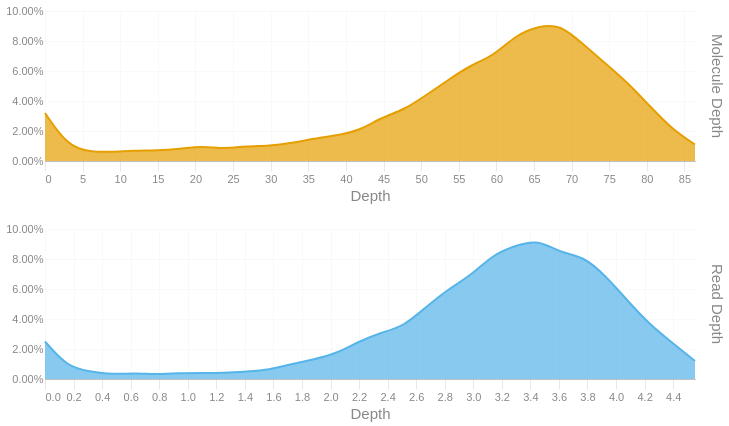

Notebook cell for this chart:
### Code cell
readdep = depth_hist(tb['Read Depth'], q99, 3)
readdep = readdep.with_columns(pl.lit('Read Depth').alias('Metric'))
if not SKIPLR:
    moldep = depth_hist(tb['Molecule Depth'], mol_q99, 1)
    moldep = moldep.with_columns(pl.lit('Molecule Depth').alias('Metric'))
    _hist = pl.concat([readdep, moldep])
    _hist = _hist.filter(pl.col('Proportion') != 0)
    with SafeRender(_hist):
        (
            alt.Chart(_hist)        
            .mark_area(interpolate = "basis")
            .encode(
                x=alt.X('Bin:Q').scale(domainMin=0).axis(alt.Axis(title='Depth')),
                y = alt.Y('Proportion:Q', title = None).axis(format = '.2%'),
                color = alt.Color('Metric:N').legend(None),
                row = alt.Row("Metric:N").header(title = None, labelOrient = 'right'),
                tooltip = [
                    alt.Tooltip("Metric:N", title = "Metric"),
                    alt.Tooltip('Interval:N', title = "Depth Interval"),
                    alt.Tooltip('Proportion:Q', title = "% Alignments").format('.2%')
                ]
            )
            .resolve_scale(x='independent', y='independent')
            .properties(
                height = 150, width = 650,
                usermeta={'embedOptions': {'downloadFileName': f'{samplename}.depth.hist'}}
            )
        ).display()
else:
    readdep = readdep.filter(pl.col('Proportion') != 0)
    with SafeRender(readdep):
        (
            alt.Chart(readdep)        
            .mark_area(interpolate = "basis")
            .encode(
                x=alt.X('Bin:Q').scale(domainMin=0).axis(alt.Axis(title='Depth')),
                y = alt.Y('Proportion:Q', title = None).axis(format = '.2%'),
                tooltip = [
                    alt.Tooltip('Interval:N', title = "Depth Interval"),
                    alt.Tooltip('Proportion:Q', title = "% Alignments").format('.2%')
                ]
            )
            .properties(
                usermeta={'embedOptions': {'downloadFileName': f'{samplename}.depth.hist'}}
            )
        ).display()

### Figure 1 — Vega-Lite specification as saved in the notebook (floating-point values rounded to 4 significant figures)
{"width": 650, "height": 150, "config": {"title": {"anchor": "start", "dy": -15, "fontSize": 18, "color": "#888888", "subtitleColor": "#888888", "subtitleFontSize": 14}, "arc": {"fill": "#0072B2"}, "axis": {"domainColor": "#888888", "domainWidth": 0.5, "gridWidth": 0.2, "grid": false, "titleFontWeight": 400, "titleFontSize": 15, "labelFontSize": 11, "labelColor": "#888888", "tickColor": "#888888", "tickWidth": 0.2, "titleColor": "#888888"}, "axisBand": {"grid": false}, "axisX": {"grid": true, "tickSize": 10, "domainCap": "round"}, "axisY": {"domain": false, "grid": true, "tickSize": 0, "domainCap": "round"}, "background": "transparent", "header": {"labelFontSize": 15, "labelColor": "#888888", "titleFontSize": 15, "titleFontWeight": 600, "titleColor": "#888888"}, "legend": {"labelFont": "sans-serif", "labelFontSize": 12, "labelColor": "#888888", "symbolSize": 100, "symbolType": "circle", "titleFontSize": 12, "titlePadding": 10, "titleColor": "#888888", "title": null}, "range": {"category": ["#E69F00", "#56B4E9", "#009E73", "#F0E442", "#0072B2", "#D55E00", "#CC79A7", "#000000"], "diverging": ["#cfe8f3", "#a2d4ec", "#73bfe2", "#46abdb", "#1696d2", "#12719e"]}, "area": {"fill": "#0072B2", "fillOpacity": 0.7, "line": true, "strokeOpacity": 0.7}, "line": {"color": "#0072B2", "stroke": "#0072B2", "strokeWidth": 2}, "trail": {"color": "#0072B2", "stroke": "#0072B2", "strokeWidth": 0, "size": 1}, "point": {"filled": true, "fillOpacity": 1.0, "size": 95}, "text": {"color": "#888888", "fontSize": 11, "align": "right", "fontWeight": 400, "size": 11}, "bar": {"fill": "#0072B2", "stroke": null}, "view": {"stroke": null, "continuousWidth": 660, "continuousHeight": 400}}, "data": {"name": "data-d3d1eecf2a0c1f42a982f826e6ab7e79"}, "mark": {"type": "area", "interpolate": "basis"}, "encoding": {"color": {"field": "Metric", "legend": null, "type": "nominal"}, "row": {"field": "Metric", "header": {"title": null, "labelOrient": "right"}, "type": "nominal"}, "tooltip": [{"field": "Metric", "title": "Metric", "type": "nominal"}, {"field": "Interval", "title": "Depth Interval", "type": "nominal"}, {"field": "Proportion", "format": ".2%", "title": "% Alignments", "type": "quantitative"}], "x": {"axis": {"title": "Depth"}, "field": "Bin", "scale": {"domainMin": 0}, "type": "quantitative"}, "y": {"axis": {"format": ".2%"}, "field": "Proportion", "title": null, "type": "quantitative"}}, "resolve": {"scale": {"x": "independent", "y": "independent"}}, "usermeta": {"embedOptions": {"downloadFileName": "S3_Waccamaw_1721.depth.hist"}}, "$schema": "https://vega.github.io/schema/vega-lite/v6.1.0.json", "datasets": {"data-d3d1eecf2a0c1f42a982f826e6ab7e79": [{"Bin": 0.0, "Interval": "0.0-0.157", "Proportion": 0.025, "Metric": "Read Depth"}, {"Bin": 0.157, "Interval": "0.157-0.314", "Proportion": 0.008, "Metric": "Read Depth"}, {"Bin": 0.314, "Interval": "0.314-0.471", "Proportion": 0.005, "Metric": "Read Depth"}, {"Bin": 0.471, "Interval": "0.471-0.628", "Proportion": 0.003, "Metric": "Read Depth"}, {"Bin": 0.628, "Interval": "0.628-0.785", "Proportion": 0.004, "Metric": "Read Depth"}, {"Bin": 0.785, "Interval": "0.785-0.942", "Proportion": 0.003, "Metric": "Read Depth"}, {"Bin": 0.942, "Interval": "0.942-1.099", "Proportion": 0.004, "Metric": "Read Depth"}, {"Bin": 1.099, "Interval": "1.099-1.256", "Proportion": 0.004, "Metric": "Read Depth"}, {"Bin": 1.256, "Interval": "1.256-1.413", "Proportion": 0.004, "Metric": "Read Depth"}, {"Bin": 1.413, "Interval": "1.413-1.57", "Proportion": 0.005, "Metric": "Read Depth"}, {"Bin": 1.57, "Interval": "1.57-1.727", "Proportion": 0.006, "Metric": "Read Depth"}, {"Bin": 1.727, "Interval": "1.727-1.884", "Proportion": 0.01, "Metric": "Read Depth"}, {"Bin": 1.884, "Interval": "1.884-2.041", "Proportion": 0.013, "Metric": "Read Depth"}, {"Bin": 2.041, "Interval": "2.041-2.198", "Proportion": 0.017, "Metric": "Read Depth"}, {"Bin": 2.198, "Interval": "2.198-2.355", "Proportion": 0.025, "Metric": "Read Depth"}, {"Bin": 2.355, "Interval": "2.355-2.512", "Proportion": 0.031, "Metric": "Read Depth"}, {"Bin": 2.512, "Interval": "2.512-2.669", "Proportion": 0.035, "Metric": "Read Depth"}, {"Bin": 2.669, "Interval": "2.669-2.826", "Proportion": 0.048, "Metric": "Read Depth"}, {"Bin": 2.826, "Interval": "2.826-2.983", "Proportion": 0.06, "Metric": "Read Depth"}, {"Bin": 2.983, "Interval": "2.983-3.14", "Proportion": 0.069, "Metric": "Read Depth"}, {"Bin": 3.14, "Interval": "3.14-3.297", "Proportion": 0.083, "Metric": "Read Depth"}, {"Bin": 3.297, "Interval": "3.297-3.454", "Proportion": 0.089, "Metric": "Read Depth"}, {"Bin": 3.454, "Interval": "3.454-3.611", "Proportion": 0.093, "Metric": "Read Depth"}, {"Bin": 3.611, "Interval": "3.611-3.768", "Proportion": 0.084, "Metric": "Read Depth"}, {"Bin": 3.768, "Interval": "3.768-3.925", "Proportion": 0.082, "Metric": "Read Depth"}, {"Bin": 3.925, "Interval": "3.925-4.082", "Proportion": 0.069, "Metric": "Read Depth"}, {"Bin": 4.082, "Interval": "4.082-4.239", "Proportion": 0.052, "Metric": "Read Depth"}, {"Bin": 4.239, "Interval": "4.239-4.396", "Proportion": 0.036, "Metric": "Read Depth"}, {"Bin": 4.396, "Interval": "4.396-4.553", "Proportion": 0.024, "Metric": "Read Depth"}, {"Bin": 4.553, "Interval": "4.553-4.71", "Proportion": 0.012, "Metric": "Read Depth"}, {"Bin": 0.0, "Interval": "0.0-3.0", "Proportion": 0.032, "Metric": "Molecule Depth"}, {"Bin": 3.0, "Interval": "3.0-6.0", "Proportion": 0.01, "Metric": "Molecule Depth"}, {"Bin": 6.0, "Interval": "6.0-8.9", "Proportion": 0.006, "Metric": "Molecule Depth"}, {"Bin": 8.9, "Interval": "8.9-11.9", "Proportion": 0.006, "Metric": "Molecule Depth"}, {"Bin": 11.9, "Interval": "11.9-14.9", "Proportion": 0.007, "Metric": "Molecule Depth"}, {"Bin": 14.9, "Interval": "14.9-17.9", "Proportion": 0.007, "Metric": "Molecule Depth"}, {"Bin": 17.9, "Interval": "17.9-20.9", "Proportion": 0.008, "Metric": "Molecule Depth"}, {"Bin": 20.9, "Interval": "20.9-23.8", "Proportion": 0.01, "Metric": "Molecule Depth"}, {"Bin": 23.8, "Interval": "23.8-26.8", "Proportion": 0.008, "Metric": "Molecule Depth"}, {"Bin": 26.8, "Interval": "26.8-29.8", "Proportion": 0.01, "Metric": "Molecule Depth"}, {"Bin": 29.8, "Interval": "29.8-32.8", "Proportion": 0.01, "Metric": "Molecule Depth"}, {"Bin": 32.8, "Interval": "32.8-35.8", "Proportion": 0.012, "Metric": "Molecule Depth"}, {"Bin": 35.8, "Interval": "35.8-38.7", "Proportion": 0.015, "Metric": "Molecule Depth"}, {"Bin": 38.7, "Interval": "38.7-41.7", "Proportion": 0.017, "Metric": "Molecule Depth"}, {"Bin": 41.7, "Interval": "41.7-44.7", "Proportion": 0.02, "Metric": "Molecule Depth"}, {"Bin": 44.7, "Interval": "44.7-47.7", "Proportion": 0.029, "Metric": "Molecule Depth"}, {"Bin": 47.7, "Interval": "47.7-50.7", "Proportion": 0.034, "Metric": "Molecule Depth"}, {"Bin": 50.7, "Interval": "50.7-53.6", "Proportion": 0.044, "Metric": "Molecule Depth"}, {"Bin": 53.6, "Interval": "53.6-56.6", "Proportion": 0.054, "Metric": "Molecule Depth"}, {"Bin": 56.6, "Interval": "56.6-59.6", "Proportion": 0.064, "Metric": "Molecule Depth"}, {"Bin": 59.6, "Interval": "59.6-62.6", "Proportion": 0.07, "Metric": "Molecule Depth"}, {"Bin": 62.6, "Interval": "62.6-65.6", "Proportion": 0.084, "Metric": "Molecule Depth"}, {"Bin": 65.6, "Interval": "65.6-68.5", "Proportion": 0.09, "Metric": "Molecule Depth"}, {"Bin": 68.5, "Interval": "68.5-71.5", "Proportion": 0.091, "Metric": "Molecule Depth"}, {"Bin": 71.5, "Interval": "71.5-74.5", "Proportion": 0.078, "Metric": "Molecule Depth"}, {"Bin": 74.5, "Interval": "74.5-77.5", "Proportion": 0.065, "Metric": "Molecule Depth"}, {"Bin": 77.5, "Interval": "77.5-80.5", "Proportion": 0.052, "Metric": "Molecule Depth"}, {"Bin": 80.5, "Interval": "80.5-83.4", "Proportion": 0.036, "Metric": "Molecule Depth"}, {"Bin": 83.4, "Interval": "83.4-86.4", "Proportion": 0.021, "Metric": "Molecule Depth"}, {"Bin": 86.4, "Interval": "86.4-89.4", "Proportion": 0.011, "Metric": "Molecule Depth"}]}}
